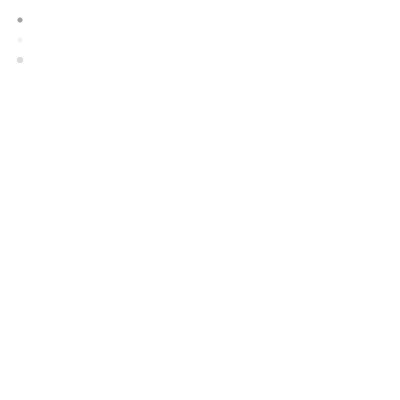
Frame 1 (no input)
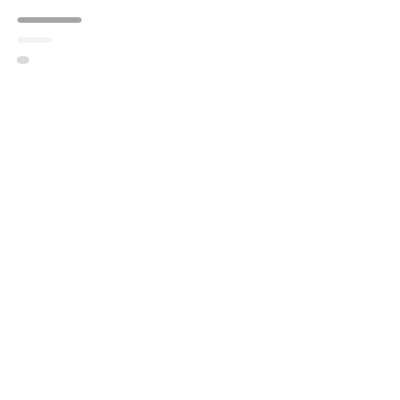
Frame 60 (the mouse pressed at the canvas centre just before this capture)
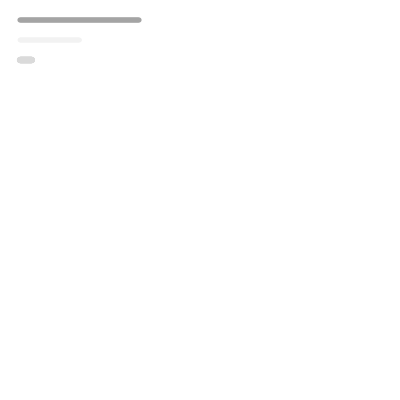
Frame 120 (the mouse held since frame 60 and released just before this capture)

The Processing sketch that drew these frames (run headless with seeded random() and noise(); from frame 60 on, the mouse is pressed at the canvas centre):

// Processing sketch: processing_72990
// ── processing_72990.pde

Robot r;
Robot r2;
Robot r3;


void setup() {
  size(400, 400);
  noStroke();
  background(255);
  r = new Robot(20, 20, 1, (int)random(255), random(20));
  r2 = new Robot(20, 40, 0.5, (int)random(255), random(20));
  r3 = new Robot(20, 60, 0.1, (int)random(255), random(20));
}

void draw() {
  r.render();
  r2.render();
  r3.render();
}

class Robot {
  float x=0;
  float y=0;
  float m=0;
  float d=0;
  int c=0;


  public Robot(float n_x, float n_y, float n_m, int n_c, float n_d) {
    x= n_x;
    y= n_y;
    m= n_m;
    c= n_c;
    d= n_d;
  }

  public void render() {
    fill(c);
    ellipse(x, y, d, d);
    x += m;
  }
}
